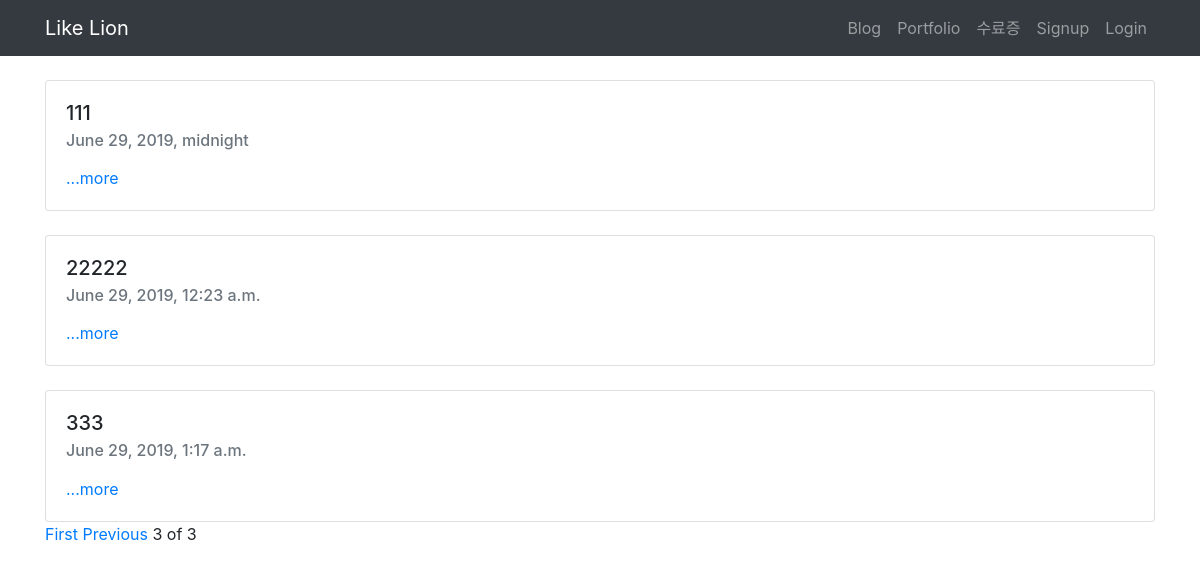
/?page=3, run on the app's committed database.
### blog/models.py (models this page shows)
class Blog(models.Model):
    title = models.CharField(max_length=200)
    pub_date = models.DateTimeField('date published')
    body = models.TextField()

### blog/views.py (the view)
# urls.py: path('', blog.views.home, name='home'),
def home(request):
    blogs = Blog.objects
    blog_list=Blog.objects.all()
    paginator = Paginator(blog_list,3)
    page = request.GET.get('page')
    posts = paginator.get_page(page)
    return render(request,'blog/home.html',{'blogs':blogs,'posts':posts})

### blog/templates/blog/home.html (shortened to what this page needs)
{% extends 'base.html' %}
{% block content %}
{% for blog in posts %}
<br>
<div class="card">
  <div class="card-body">
    <h5 class="card-title">{{blog.title}}</h5>
    <h6 class="card-subtitle mb-2 text-muted">{{blog.pub_date}}</h6>
    <a href="{%url 'detail' blog.id%}" class="card-link">...more</a>
  </div>
</div>
{%endfor%}
{%if posts.has_previous%}
<a href="?page=1">First</a>
<a href="?page={{posts.previous_page_number}}">Previous</a>
{%endif%}
<span>{{posts.number}}</span>
<span>of</span>
<span>{{posts.paginator.num_pages}}</span>
{% endblock %}

### data on the page
Blog: title "111", pub_date "June 29, 2019, midnight"
Blog: title "22222", pub_date "June 29, 2019, 12:23 a.m."
Blog: title "333", pub_date "June 29, 2019, 1:17 a.m."

### other printed values
{{ posts.number }} "3"
{{ posts.paginator.num_pages }} "3"
